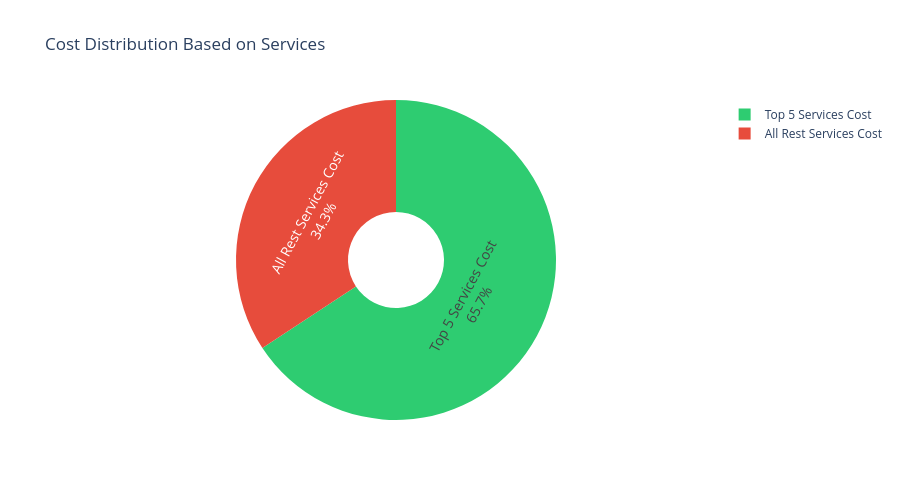

Notebook code for this chart:
### Code cell
fig_pie = px.pie(
    df_pie, values="values", names="labels",
    title="Cost Distribution Based on Services",
    color_discrete_sequence=["#2ecc71", "#e74c3c"],
    hole=0.3, height=500,
)
fig_pie.update_traces(textinfo="percent+label", textfont_size=14)
fig_pie.update_layout(paper_bgcolor="white")
_report_figures["Cost Distribution"] = fig_pie
fig_pie.show()

### Figure 1 — Plotly figure (JSON) as saved in the notebook; plotly's stock layout.template omitted (floating-point values rounded to 4 significant figures)
{"data": [{"domain": {"x": [0, 1], "y": [0, 1]}, "hole": 0.3, "hovertemplate": "labels=%{label}<br>value=%{value}<extra></extra>", "labels": ["Top 5 Services Cost", "All Rest Services Cost"], "legendgroup": "", "name": "", "showlegend": true, "textfont": {"size": 14}, "textinfo": "percent+label", "type": "pie", "values": [482500.0, 251600.0]}], "layout": {"height": 500, "legend": {"tracegroupgap": 0}, "paper_bgcolor": "white", "piecolorway": ["#2ecc71", "#e74c3c"], "title": {"text": "Cost Distribution Based on Services"}}}
